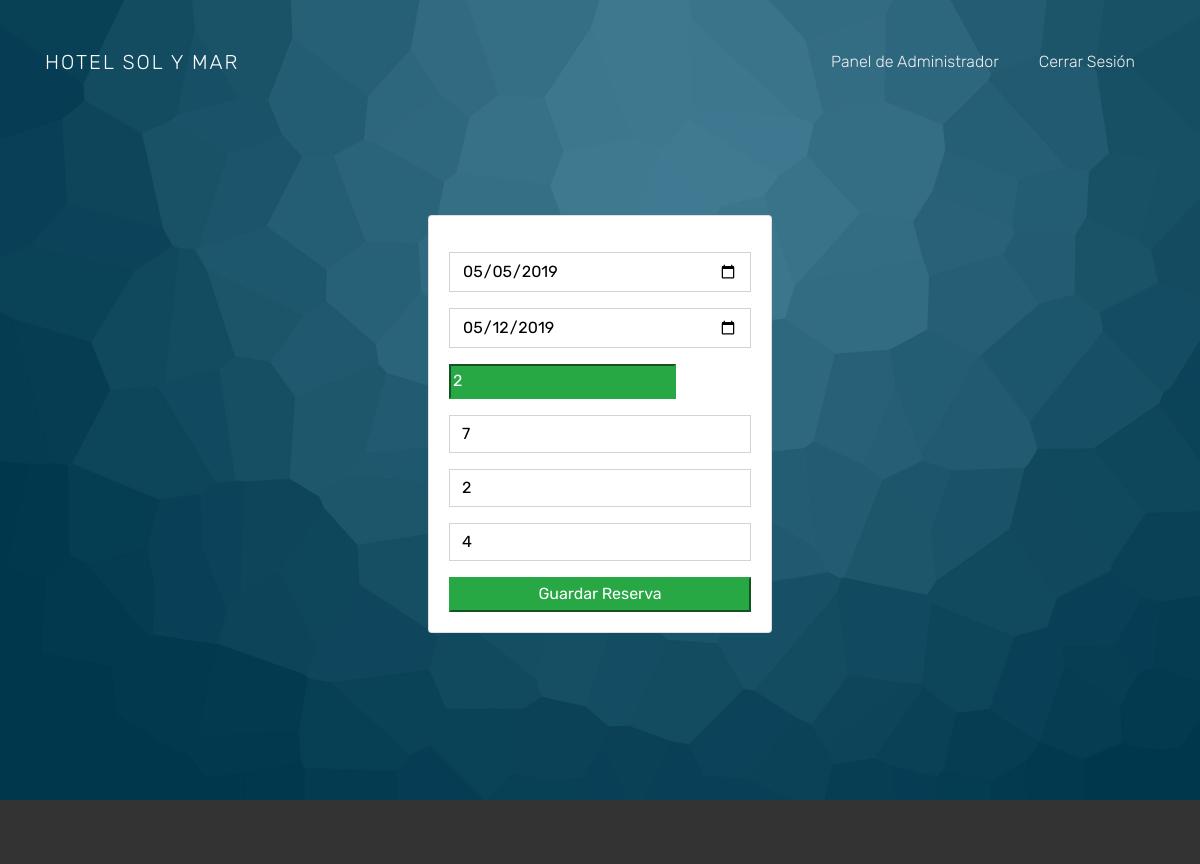
Page /admin/indexAdminEditReserva.php?id_reserva_habitacion=1 on the committed database.
### tables this page shows
CREATE TABLE `reservas_habitacion` (
  `id_reserva_habitacion` int(11) NOT NULL,
  `fecha_entrada` date DEFAULT NULL,
  `fecha_salida` date DEFAULT NULL,
  `ocupantes` int(11) DEFAULT NULL,
  `habitaciones_id_habitacion` int(11) DEFAULT NULL,
  `reservas_id_reserva` int(11) DEFAULT NULL,
  `tipo_pensiones_id` int(11) DEFAULT NULL
);

### admin/indexAdminEditReserva.php (the view, shortened to what this page needs)
<?php
    $db = mysqli_connect('localhost','root','','hoteles')
    or die('Error connecting to MySQL server.');
    $fecha_entrada = '';
    $fecha_salida = '';
    $ocupantes = '';
    $habitaciones_id_habitacion = '';
    $reservas_id_reserva = '';
    $tipo_pensiones_id = '';
if (isset($_GET['id_reserva_habitacion'])) {
  $id_reserva_habitacion = $_GET['id_reserva_habitacion'];
  $query = "SELECT * FROM reservas_habitacion WHERE id_reserva_habitacion='$id_reserva_habitacion'";
  $result = mysqli_query($db, $query);
  if (mysqli_num_rows($result) == 1) {
    $row = mysqli_fetch_array($result);
    $fecha_entrada = $row['fecha_entrada'];
    $fecha_salida = $row['fecha_salida'];
    $ocupantes = $row['ocupantes'];
    $habitaciones_id_habitacion = $row['habitaciones_id_habitacion'];
    $reservas_id_reserva = $row['reservas_id_reserva'];
    $tipo_pensiones_id = $row['tipo_pensiones_id'];
  }
}
?>
<!DOCTYPE html>
<html lang="en">
<head>
  <link rel="stylesheet" href="https://use.fontawesome.com/releases/v5.6.3/css/all.css">
  <link rel="stylesheet" href="https://cdnjs.cloudflare.com/ajax/libs/font-awesome/4.7.0/css/font-awesome.min.css">
  <link rel="stylesheet" href="../css/open-iconic-bootstrap.min.css">
  <link rel="stylesheet" href="../css/animate.css">
  <link rel="stylesheet" href="../css/owl.carousel.min.css">
  <link rel="stylesheet" href="../css/owl.theme.default.min.css">
  <link rel="stylesheet" href="../css/magnific-popup.css">
  <link rel="stylesheet" href="../css/aos.css">
  <link rel="stylesheet" href="../css/ionicons.min.css">
  <link rel="stylesheet" href="../css/bootstrap-datepicker.css">
  <link rel="stylesheet" href="../css/jquery.timepicker.css">
  <link rel="stylesheet" href="../css/flaticon.css">
  <link rel="stylesheet" href="../css/icomoon.css">
  <link rel="stylesheet" href="../css/style.css">
</head>
<body>
  <nav class="navbar navbar-expand-lg navbar-dark ftco_navbar bg-dark ftco-navbar-light" id="ftco-navbar">
    <div class="container">
      <a class="navbar-brand" href="">Hotel Sol Y Mar</a>
      <div class="collapse navbar-collapse" id="ftco-nav">
        <ul class="navbar-nav ml-auto">
        <li class="nav-item"><a href="../indexAdmin.php" class="nav-link" >Panel de Administrador</a></li>
          <li class="nav-item"><a href="../index.php" class="nav-link" name="log_out">Cerrar
              Sesión</a></li>
        </ul>
      </div>
    </div>
  </nav>
  <div class="block-31" style="position: relative;">
    <div class="block-30 item" style="background-image: url('../images/admin_1.jpg');" data-stellar-background-ratio="0.5">
        <div class="container p-4">
            <div class="row align-items-center">
                <div class="col-md-4 mx-auto">
                    <div class="card card-body">
                        <form action="indexAdminEditReserva.php?id_reserva_habitacion=<?php echo$_GET['id_reserva_habitacion']?>" method="POST">
                            <div class="form-group">
                                <input type="date" name="fecha_entrada" class="form-control" value="<?php echo $fecha_entrada; ?>" placeholder="Fecha Entrada">
                            </div>
                            <div class="form-group">
                                <input type="date" name="fecha_salida" class="form-control" value="<?php echo $fecha_salida; ?>" placeholder="Fecha Salida">
                            </div>
                            <div class="form-group">
                                <input type="number" name="ocupantes" class="btn-success" class="form-control" value="<?php echo $ocupantes; ?>" placeholder="Ocupantes">
                            </div>
                            <div class="form-group">
                                <input type="number" name="habitaciones_id_habitacion" class="form-control" value="<?php echo $habitaciones_id_habitacion; ?>" placeholder="Id Habitacion">
                            </div>
                            <div class="form-group">
                                <input type="number" name="reservas_id_reserva" class="form-control" value="<?php echo $reservas_id_reserva; ?>" placeholder="Id Reserva">
                            </div>
                            <div class="form-group">
                                <input type="number" name="tipo_pensiones_id" class="form-control" value="<?php echo $tipo_pensiones_id; ?>" placeholder="Id Pension">
                            </div>
                            <input type="submit" class="btn-success btn-block" name="update" value="Guardar Reserva">
                        </form>
                    </div>
                </div>
            </div>
        </div>
    </div>
</div>
<footer class="footer">
    </footer>
</body>
</html>

### rows in the picture
reservas_habitacion: fecha_entrada "05/05/2019", fecha_salida "05/12/2019", ocupantes "2", habitaciones_id_habitacion "7", reservas_id_reserva "2", tipo_pensiones_id "4"
